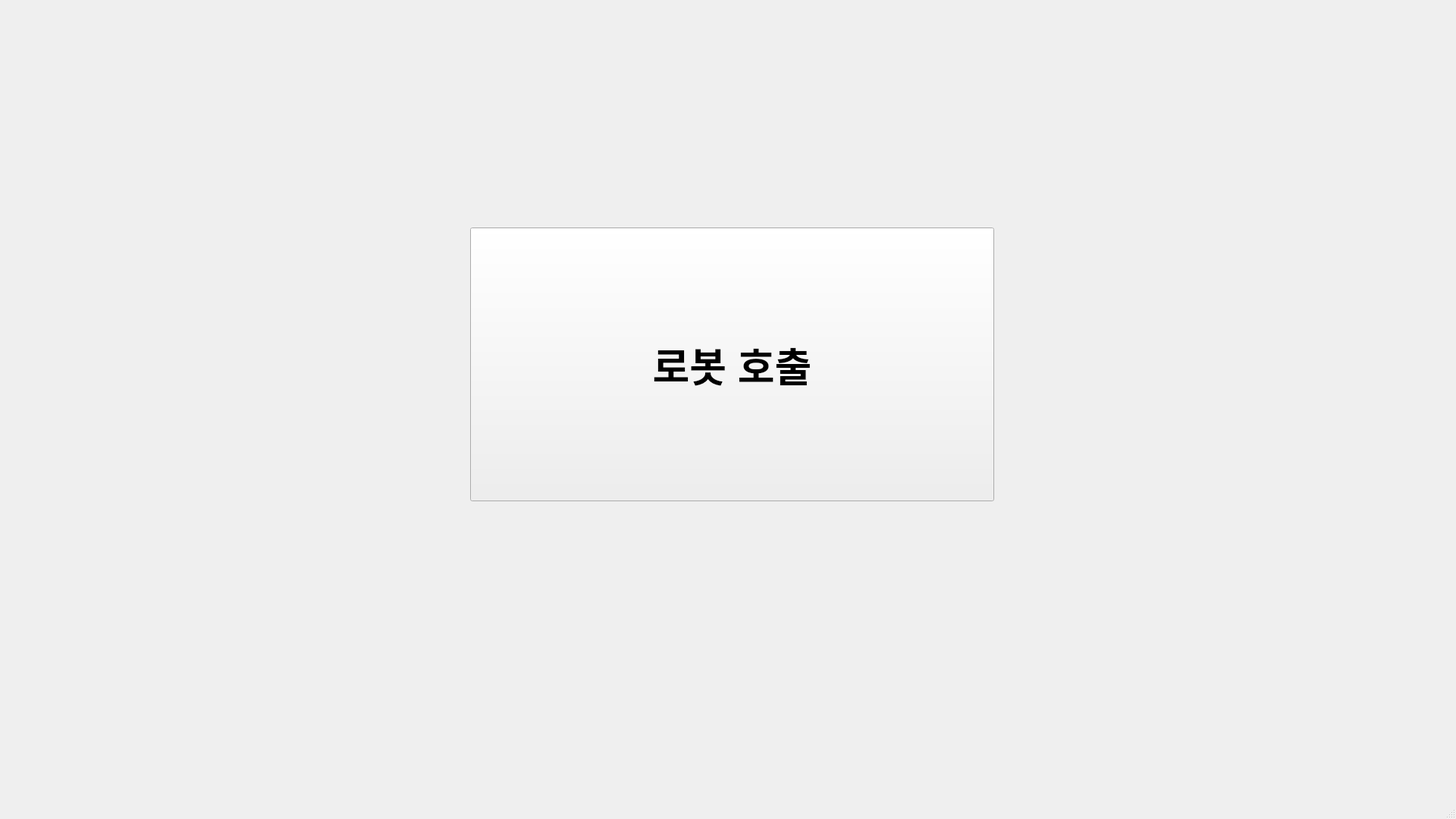
<?xml version="1.0" encoding="UTF-8"?>
<ui version="4.0">
 <class>MainWindow</class>
 <widget class="QMainWindow" name="MainWindow">
  <property name="geometry">
   <rect>
    <x>0</x>
    <y>0</y>
    <width>1920</width>
    <height>1080</height>
   </rect>
  </property>
  <property name="windowTitle">
   <string>Start Robot</string>
  </property>
  <widget class="QWidget" name="centralwidget">
   <widget class="QPushButton" name="pushButton">
    <property name="geometry">
     <rect>
      <x>620</x>
      <y>300</y>
      <width>691</width>
      <height>361</height>
     </rect>
    </property>
    <property name="font">
     <font>
      <pointsize>40</pointsize>
      <weight>75</weight>
      <bold>true</bold>
     </font>
    </property>
    <property name="text">
     <string>로봇 호출</string>
    </property>
   </widget>
  </widget>
  <widget class="QStatusBar" name="statusbar"/>
 </widget>
 <resources/>
 <connections/>
</ui>
